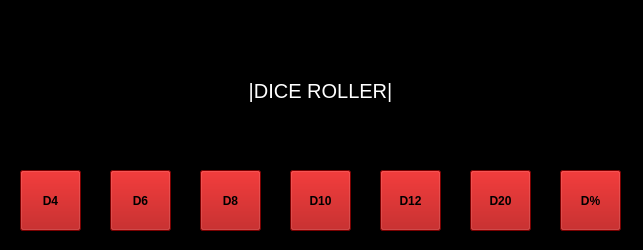
<?xml version="1.0" encoding="UTF-8"?>
<ui version="4.0">
 <class>DiceRoller</class>
 <widget class="QWidget" name="DiceRoller">
  <property name="geometry">
   <rect>
    <x>0</x>
    <y>0</y>
    <width>643</width>
    <height>250</height>
   </rect>
  </property>
  <property name="windowTitle">
   <string>Form</string>
  </property>
  <property name="styleSheet">
   <string notr="true">background-color: rgb(0, 0, 0);</string>
  </property>
  <widget class="QPushButton" name="d20">
   <property name="geometry">
    <rect>
     <x>470</x>
     <y>170</y>
     <width>61</width>
     <height>61</height>
    </rect>
   </property>
   <property name="font">
    <font>
     <weight>75</weight>
     <bold>true</bold>
    </font>
   </property>
   <property name="styleSheet">
    <string notr="true">background-color: rgb(170, 0, 0);</string>
   </property>
   <property name="text">
    <string>D20</string>
   </property>
  </widget>
  <widget class="QPushButton" name="d12">
   <property name="geometry">
    <rect>
     <x>380</x>
     <y>170</y>
     <width>61</width>
     <height>61</height>
    </rect>
   </property>
   <property name="font">
    <font>
     <weight>75</weight>
     <bold>true</bold>
    </font>
   </property>
   <property name="styleSheet">
    <string notr="true">background-color: rgb(170, 0, 0);</string>
   </property>
   <property name="text">
    <string>D12</string>
   </property>
  </widget>
  <widget class="QPushButton" name="d10">
   <property name="geometry">
    <rect>
     <x>290</x>
     <y>170</y>
     <width>61</width>
     <height>61</height>
    </rect>
   </property>
   <property name="font">
    <font>
     <weight>75</weight>
     <bold>true</bold>
    </font>
   </property>
   <property name="styleSheet">
    <string notr="true">background-color: rgb(170, 0, 0);</string>
   </property>
   <property name="text">
    <string>D10</string>
   </property>
  </widget>
  <widget class="QPushButton" name="d8">
   <property name="geometry">
    <rect>
     <x>200</x>
     <y>170</y>
     <width>61</width>
     <height>61</height>
    </rect>
   </property>
   <property name="font">
    <font>
     <weight>75</weight>
     <bold>true</bold>
    </font>
   </property>
   <property name="styleSheet">
    <string notr="true">background-color: rgb(170, 0, 0);</string>
   </property>
   <property name="text">
    <string>D8</string>
   </property>
  </widget>
  <widget class="QPushButton" name="d6">
   <property name="geometry">
    <rect>
     <x>110</x>
     <y>170</y>
     <width>61</width>
     <height>61</height>
    </rect>
   </property>
   <property name="font">
    <font>
     <weight>75</weight>
     <bold>true</bold>
    </font>
   </property>
   <property name="styleSheet">
    <string notr="true">background-color: rgb(170, 0, 0);</string>
   </property>
   <property name="text">
    <string>D6</string>
   </property>
  </widget>
  <widget class="QPushButton" name="d4">
   <property name="geometry">
    <rect>
     <x>20</x>
     <y>170</y>
     <width>61</width>
     <height>61</height>
    </rect>
   </property>
   <property name="font">
    <font>
     <weight>75</weight>
     <bold>true</bold>
    </font>
   </property>
   <property name="styleSheet">
    <string notr="true">background-color: rgb(170, 0, 0);</string>
   </property>
   <property name="text">
    <string>D4</string>
   </property>
  </widget>
  <widget class="QLabel" name="label">
   <property name="geometry">
    <rect>
     <x>230</x>
     <y>50</y>
     <width>181</width>
     <height>81</height>
    </rect>
   </property>
   <property name="font">
    <font>
     <pointsize>15</pointsize>
    </font>
   </property>
   <property name="styleSheet">
    <string notr="true">color: rgb(255, 255, 255);</string>
   </property>
   <property name="text">
    <string>|DICE ROLLER|</string>
   </property>
   <property name="alignment">
    <set>Qt::AlignCenter</set>
   </property>
  </widget>
  <widget class="QPushButton" name="d100">
   <property name="geometry">
    <rect>
     <x>560</x>
     <y>170</y>
     <width>61</width>
     <height>61</height>
    </rect>
   </property>
   <property name="font">
    <font>
     <weight>75</weight>
     <bold>true</bold>
    </font>
   </property>
   <property name="styleSheet">
    <string notr="true">background-color: rgb(170, 0, 0);</string>
   </property>
   <property name="text">
    <string>D%</string>
   </property>
  </widget>
 </widget>
 <resources/>
 <connections/>
</ui>
